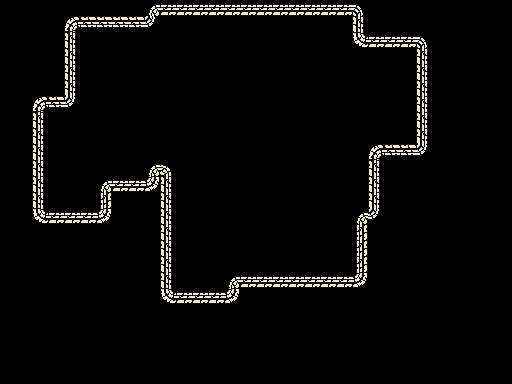

Below is a game level as drawn by its tile map, then a one-line description and the .tmx file that defines it, in full:
An orthogonal 32x24 tile map with 16x16 px tiles, 1 tile layer (walls).

<map version="1.10" tiledversion="1.11.0" orientation="orthogonal" renderorder="right-down" width="32" height="24" tilewidth="16" tileheight="16" infinite="0" nextlayerid="2" nextobjectid="1">
 <tileset firstgid="1" source="island.tsx" />
 <layer id="1" name="walls" width="32" height="24">
  <data encoding="csv">
0,0,0,0,0,0,0,0,0,12,8,8,8,8,8,8,8,8,8,8,8,8,11,0,0,0,0,0,0,0,0,0,
0,0,0,0,2,3,3,3,3,13,0,0,0,0,0,0,0,0,0,0,0,0,5,0,0,0,0,0,0,0,0,0,
0,0,0,0,5,0,0,0,0,0,0,0,0,0,0,0,0,0,0,0,0,0,7,8,8,8,11,0,0,0,0,0,
0,0,0,0,5,0,0,0,0,0,0,0,0,0,0,0,0,0,0,0,0,0,0,0,0,0,5,0,0,0,0,0,
0,0,0,0,5,0,0,0,0,0,0,0,0,0,0,0,0,0,0,0,0,0,0,0,0,0,5,0,0,0,0,0,
0,0,0,0,5,0,0,0,0,0,0,0,0,0,0,0,0,0,0,0,0,0,0,0,0,0,5,0,0,0,0,0,
0,0,2,3,13,0,0,0,0,0,0,0,0,0,0,0,0,0,0,0,0,0,0,0,0,0,5,0,0,0,0,0,
0,0,5,0,0,0,0,0,0,0,0,0,0,0,0,0,0,0,0,0,0,0,0,0,0,0,5,0,0,0,0,0,
0,0,5,0,0,0,0,0,0,0,0,0,0,0,0,0,0,0,0,0,0,0,0,0,0,0,5,0,0,0,0,0,
0,0,5,0,0,0,0,0,0,0,0,0,0,0,0,0,0,0,0,0,0,0,0,2,3,3,13,0,0,0,0,0,
0,0,5,0,0,0,0,0,0,12,15,0,0,0,0,0,0,0,0,0,0,0,0,5,0,0,0,0,0,0,0,0,
0,0,5,0,0,0,12,8,8,9,5,0,0,0,0,0,0,0,0,0,0,0,0,5,0,0,0,0,0,0,0,0,
0,0,5,0,0,0,6,0,0,0,5,0,0,0,0,0,0,0,0,0,0,0,0,5,0,0,0,0,0,0,0,0,
0,0,7,8,8,8,9,0,0,0,5,0,0,0,0,0,0,0,0,0,0,0,12,13,0,0,0,0,0,0,0,0,
0,0,0,0,0,0,0,0,0,0,5,0,0,0,0,0,0,0,0,0,0,0,6,0,0,0,0,0,0,0,0,0,
0,0,0,0,0,0,0,0,0,0,5,0,0,0,0,0,0,0,0,0,0,0,6,0,0,0,0,0,0,0,0,0,
0,0,0,0,0,0,0,0,0,0,5,0,0,0,0,0,0,0,0,0,0,0,6,0,0,0,0,0,0,0,0,0,
0,0,0,0,0,0,0,0,0,0,5,0,0,0,12,8,8,8,8,8,8,8,9,0,0,0,0,0,0,0,0,0,
0,0,0,0,0,0,0,0,0,0,7,8,8,8,9,0,0,0,0,0,0,0,0,0,0,0,0,0,0,0,0,0,
0,0,0,0,0,0,0,0,0,0,0,0,0,0,0,0,0,0,0,0,0,0,0,0,0,0,0,0,0,0,0,0,
0,0,0,0,0,0,0,0,0,0,0,0,0,0,0,0,0,0,0,0,0,0,0,0,0,0,0,0,0,0,0,0,
0,0,0,0,0,0,0,0,0,0,0,0,0,0,0,0,0,0,0,0,0,0,0,0,0,0,0,0,0,0,0,0,
0,0,0,0,0,0,0,0,0,0,0,0,0,0,0,0,0,0,0,0,0,0,0,0,0,0,0,0,0,0,0,0,
0,0,0,0,0,0,0,0,0,0,0,0,0,0,0,0,0,0,0,0,0,0,0,0,0,0,0,0,0,0,0,0
</data>
 </layer>
</map>
